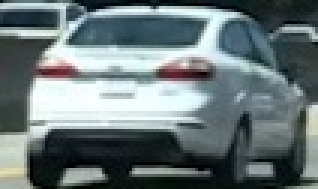
#> input picture cutouts/cutout1.jpg, 106 x 63 px, given in place of 32.png, which was not available (shown 3 times larger)
$ jupyter execute --allow-errors 'Vehicle Detection.ipynb'   (shell and % lines are left out)   (older library calls are emulated)
#> lines starting #> are read from the running program, lines starting #| are printed output that depends on the picture; pictures that were not available may be replaced by others from this repository, and a replacement may not be noted
[cell 1]
import cv2
import numpy as np
import matplotlib.image as mpimg
import matplotlib.pyplot as plt
import glob
from sklearn.preprocessing import StandardScaler
from skimage.feature import hog
from sklearn.svm import LinearSVC
from sklearn.cross_validation import train_test_split

[cell 2]
# Function to read a image
# if image is png scale the image
def read_image(img):
    if img.endswith('png'):
        return (mpimg.imread(img)*255).astype('uint8')
    else:
        return mpimg.imread(img)

[cell 3]
#function to draw list of bounding boxes in image
# [5 lines left out: function draw_boxes, not called in this run]

[cell 4]
# Define a function to compute binned color features
def bin_spatial(img, size=(32, 32)):
    features = cv2.resize(img, size).ravel()
    return features

[cell 5]
# Define a function to compute color histogram features
# [6 lines left out: function color_hist, not called in this run]

[cell 6]
# Define a function to return HOG features and visualization
def get_hog_features(img, orient, pix_per_cell, cell_per_block,
                        vis=False, feature_vec=True):
    if vis == True:
        features, hog_image = hog(img, orientations=orient,
                                  pixels_per_cell=(pix_per_cell, pix_per_cell),
                                  cells_per_block=(cell_per_block, cell_per_block),
                                  transform_sqrt=True,
                                  visualise=vis, feature_vector=feature_vec)
        return features, hog_image
    else:
        features = hog(img, orientations=orient,
                       pixels_per_cell=(pix_per_cell, pix_per_cell),
                       cells_per_block=(cell_per_block, cell_per_block),
                       transform_sqrt=True,
                       visualise=vis, feature_vector=feature_vec)
        return features

[cell 7]
# Visualize HOG Features generated by car image
# The HOG feature will be input to the classifer
test_img = read_image('./vehicles/KITTI_extracted/32.png')
#> in read_image, `return (mpimg.imread(img)*255).astype('uint8')`:
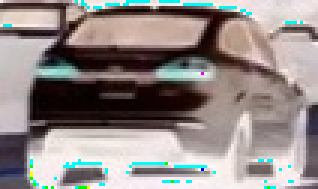
#> returned value: shape (63, 106, 3) (shown 3 times larger); mean of channels 0, 1, 2 145.2, 137.4, 135.1; drawn as R, G, B
test_img_gray = cv2.cvtColor(test_img, cv2.COLOR_RGB2GRAY)
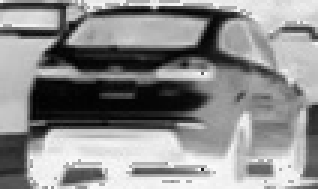
#> test_img_gray: shape (63, 106) (shown 3 times larger); min 1, max 252, mean 139.5
features, hog_image = get_hog_features(test_img_gray, orient = 8, pix_per_cell = 8, cell_per_block = 2, vis=True)
#> in get_hog_features, `features, hog_image = hog(img, orientations=orient, pixels_per_cell=(p..`:
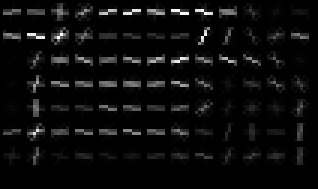
#> hog_image: shape (63, 106) float64 (shown 3 times larger); min 0, max 4.23, mean 0.193; drawn with min black and max white
#> in get_hog_features, `features, hog_image = hog(img, orientations=orient, pixels_per_cell=(p..`: features = 2304 values, max 0.491 at index 2051, min 0 at index 7, mean 0.121
f, (ax1, ax2) = plt.subplots(1, 2, figsize=(12, 4))
f.tight_layout()
ax1.imshow(test_img)
ax1.set_title('Original Image', fontsize=20)
ax2.imshow(hog_image)
ax2.set_title('HOG Image', fontsize=20)
plt.subplots_adjust(left=0., right=1, top=0.9, bottom=0.)
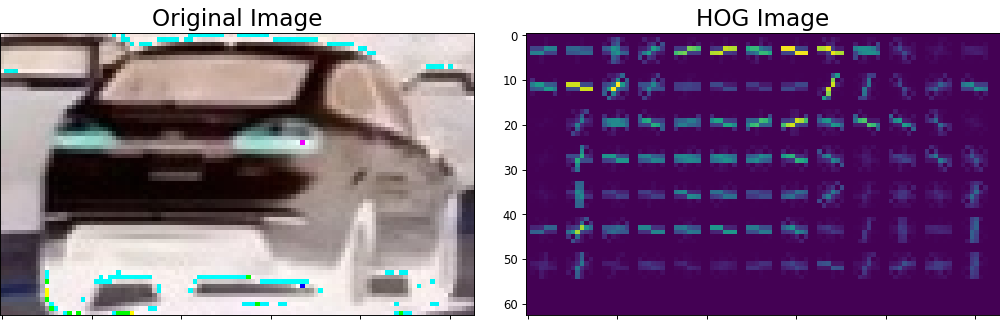
#> figure drawn by matplotlib, 2 panels

[cell 8]
# Define a function to extract features from a single image
# [43 lines left out: function single_img_features, not called in this run]

[cell 9]
#Function to create features vector for list of images
def extract_features(imgs, color_space='RGB', spatial_size=(32, 32),
                        hist_bins=32, orient=9,
                        pix_per_cell=8, cell_per_block=2, hog_channel=0,
                        spatial_feat=True, hist_feat=True, hog_feat=True):
    features = []
    for file in imgs:
        image = read_image(file)
        file_features = single_img_features(image, color_space, spatial_size, hist_bins,
                                            orient, pix_per_cell, cell_per_block,
                                            hog_channel, spatial_feat, hist_feat, hog_feat)
        features.append(file_features)
    return features

[cell 10]
# Read All the car and non-car images path
cars = glob.glob('vehicles/**/*.png', recursive = True);
notcars = glob.glob('non-vehicles/**/*.png', recursive = True);

[cell 11]
print('Total cars images are {0}'.format(len(cars)))
print('Total non cars images are {0}'.format(len(notcars)))

[cell 12]
# Paramters to be used to extract features
color_space = 'YCrCb' # Can be RGB, HSV, LUV, HLS, YUV, YCrCb
orient = 8  # HOG orientations
pix_per_cell = 8 # HOG pixels per cell
cell_per_block = 2 # HOG cells per block
hog_channel = 'ALL' # Can be 0, 1, 2, or "ALL"
spatial_size = (16,16) # Spatial binning dimensions
hist_bins = 32    # Number of histogram bins
spatial_feat = True # Spatial features on or off
hist_feat = True # Histogram features on or off
hog_feat = True # HOG features on or off

[cell 13]
# Extract Car Features
car_features = extract_features(cars, color_space=color_space,
                        spatial_size=spatial_size, hist_bins=hist_bins,
                        orient=orient, pix_per_cell=pix_per_cell,
                        cell_per_block=cell_per_block,
                        hog_channel=hog_channel, spatial_feat=spatial_feat,
                        hist_feat=hist_feat, hog_feat=hog_feat)

[cell 14]
# Extract Non Car Features
notcar_features = extract_features(notcars, color_space=color_space,
                        spatial_size=spatial_size, hist_bins=hist_bins,
                        orient=orient, pix_per_cell=pix_per_cell,
                        cell_per_block=cell_per_block,
                        hog_channel=hog_channel, spatial_feat=spatial_feat,
                        hist_feat=hist_feat, hog_feat=hog_feat)

[cell 15]
# Normalize the feature vectors
X = np.vstack((car_features, notcar_features)).astype(np.float64)
# Fit a per-column scaler
#> (the rest of this cell did not finish here and is left out)

[cell 16]
# Generate labels
y = np.hstack((np.ones(len(car_features)), np.zeros(len(notcar_features))))

[cell 17]
# Split up data into randomized training and test sets
rand_state = np.random.randint(0, 100)
#> (the rest of this cell did not finish here and is left out)

#> (a cell that did not finish here is left out)

[cell 19]
# Create SVC classifier and train it
# Validate the performance on test data by calculating accuracy.
import time
svc = LinearSVC()
t=time.time()
#> (the rest of this cell did not finish here and is left out)

[cell 20]
# Function to generate windows to be searched.
def slide_window(img, x_start_stop=[None, None], y_start_stop=[None, None],
                    xy_window=(64, 64), xy_overlap=(0.5, 0.5)):
    if x_start_stop[0] == None:
        x_start_stop[0] = 0
    if x_start_stop[1] == None:
        x_start_stop[1] = img.shape[1]
    if y_start_stop[0] == None:
        y_start_stop[0] = 0
    if y_start_stop[1] == None:
        y_start_stop[1] = img.shape[0]

    xspan = x_start_stop[1] - x_start_stop[0]
    yspan = y_start_stop[1] - y_start_stop[0]

    nx_pix_per_step = np.int(xy_window[0]*(1 - xy_overlap[0]))
    ny_pix_per_step = np.int(xy_window[1]*(1 - xy_overlap[1]))

    nx_buffer = np.int(xy_window[0]*(xy_overlap[0]))
    ny_buffer = np.int(xy_window[1]*(xy_overlap[1]))
    nx_windows = np.int((xspan-nx_buffer)/nx_pix_per_step)
    ny_windows = np.int((yspan-ny_buffer)/ny_pix_per_step)

    window_list = []
    for ys in range(ny_windows):
        for xs in range(nx_windows):
            startx = xs*nx_pix_per_step + x_start_stop[0]
            endx = startx + xy_window[0]
            starty = ys*ny_pix_per_step + y_start_stop[0]
            endy = starty + xy_window[1]
            window_list.append(((startx, starty), (endx, endy)))
    return window_list

[cell 21]
# Take a list of windows and search for cars in those windows by creating feature vector for each window and using classier
# [21 lines left out: function search_windows, not called in this run]

[cell 22]
# Multiscale sliding window search
test_img = read_image('./cutouts/bbox-example-image.jpg')
#> call 2 of read_image, with img = './cutouts/bbox-example-image.jpg'
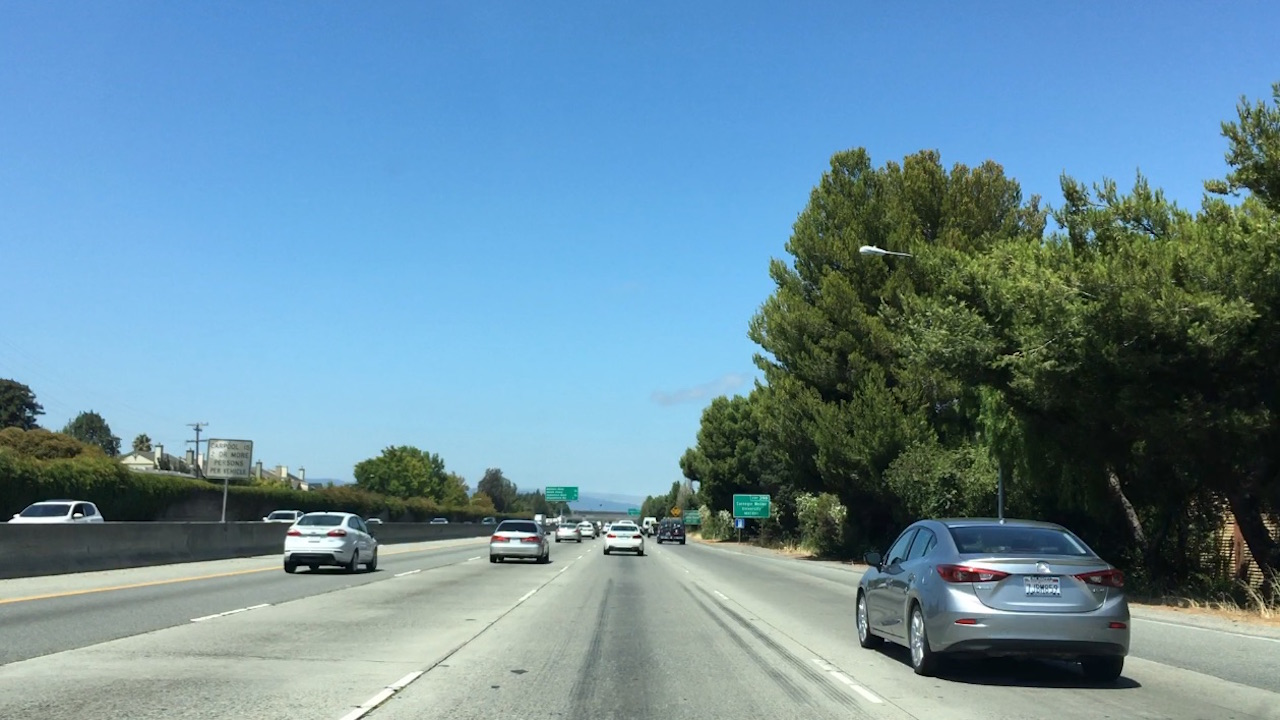
#> input picture cutouts/bbox-example-image.jpg, 1280 x 720 px
#> in read_image, returned value is the input picture: shape (720, 1280, 3); mean R, G, B 105, 140.8, 158.7
windows = [(64, 64), (128, 128), (192, 192)]
overlap = [0.75, 0.7, 0.6]
y_start_stop = [[450, 580], [350, 684], [350, 684]]

windows_to_search = []
for i in range(len(windows)):
    temp = slide_window(test_img, y_start_stop=y_start_stop[i], xy_window=windows[i], xy_overlap=(overlap[i], overlap[i]))
    windows_to_search.extend(temp)
#> after the loop, windows_to_search = 601 items

print('Total windows to search {0}'.format(len(windows_to_search)))
#| Total windows to search 601

#> (the rest of this cell did not finish here and is left out)

[cell 23]
# Function to generate image with heat map
# [4 lines left out: function add_heat, not called in this run]

[cell 24]
# Visualize Heatmap without threshold
test_img_shape = test_img.shape
#> test_img_shape = (720, 1280, 3)
#> (the rest of this cell did not finish here and is left out)

[cell 25]
def apply_threshold(heatmap, threshold):
    heatmap[heatmap <= threshold] = 0
    return heatmap

[cell 26]
# Visualize Heatmap with threshold
test_img_shape = test_img.shape
#> (the rest of this cell did not finish here and is left out)

[cell 27]
# [8 lines left out: function draw_labeled_bboxes, not called in this run]

[cell 28]
#Visualize after generating labels for threholded image
from scipy.ndimage.measurements import label
#> (the rest of this cell did not finish here and is left out)

[cell 29]
# Function to convert from RGB to different color space
# [7 lines left out: function convert_color, not called in this run]

[cell 30]
# Function to find cars in image by using HOG subsampling
# [61 lines left out: function find_cars, not called in this run]

[cell 31]
# Class that search for windows having cards using HOG subsampling function using different scales
from scipy.ndimage.measurements import label
class SearchCars:
    # [32 lines left out: functions __init__, find_hot_windows, not called in this run]

#> (a cell that did not finish here is left out)

[cell 33]
test_img = read_image('cutouts/bbox-example-image.jpg')

#> (a cell that did not finish here is left out)

[cell 35]
from moviepy.editor import VideoFileClip
from functools import reduce

class HeatHistory():
    def __init__(self):
        self.history = []

def processVideo(inputVideo, outputVideo, frames_to_remember=5, threshhold=1):
    """
    Process the video `inputVideo` to find the cars and saves the video to `outputVideo`.
    """
    history = HeatHistory()

    # [13 lines left out: function pipeline, not called in this run]

    myclip = VideoFileClip(inputVideo)
    output_video = myclip.fl_image(pipeline)
    output_video.write_videofile(outputVideo, audio=False)

processVideo('./project_video.mp4', './output_project_video.mp4', threshhold=2)
#> (the call stopped at in processVideo, `myclip = VideoFileClip(inputVideo)`: moviepy is not available in this run)
